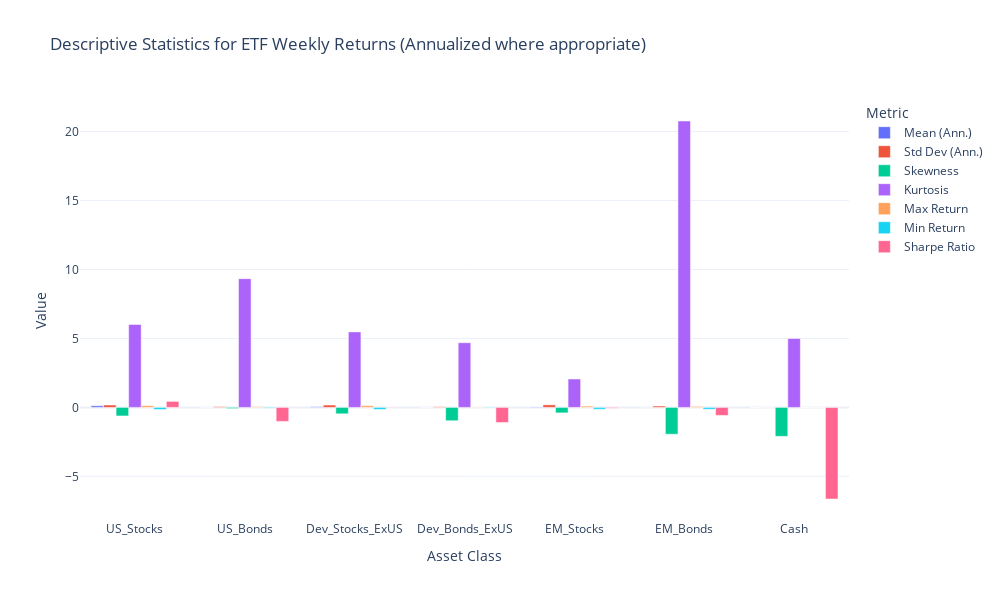

Write notebook code for a chart like this one.
### Markdown cell above
### Cumulative Returns Charts: Interpretation & Portfolio Relevance

---

#### **1. Cumulative Simple Returns Chart**

- **What it shows:**  
    This interactive line chart visualizes the growth of $100 invested in each ETF over the past 10 years, using simple (percentage) weekly returns.
- **Interpretation:**  
    - **Steeper lines** indicate higher total returns over the period.
    - **Flatter or declining lines** reflect lower or negative performance.
    - **Comparing assets:** You can visually assess which asset classes outperformed or underperformed.
- **Portfolio Relevance:**  
    - Helps identify long-term winners and laggards.
    - Informs initial asset selection and allocation by highlighting historical growth trends.

---

#### **2. Cumulative Log Returns Chart**

- **What it shows:**  
    This chart displays the cumulative log returns for each ETF, again starting from a normalized base of 100.
- **Interpretation:**  
    - **Log returns** are additive over time and better suited for statistical modeling and risk analysis.
    - The shape and spread of the lines provide insight into compounding effects and volatility.
- **Portfolio Relevance:**  
    - Useful for risk modeling and optimization, as log returns are often assumed in quantitative finance.
    - Highlights the impact of volatility and compounding on long-term wealth.

---

### **Summary & Connection to Portfolio Creation**

- **Both charts** provide a visual foundation for understanding the historical performance and risk characteristics of each asset.
- **Cumulative simple returns** guide intuition about absolute growth, while **cumulative log returns** support quantitative modeling.
- These insights are critical for:
    - **Asset selection:** Choosing which ETFs to include.
    - **Weighting decisions:** Allocating more to consistently strong performers or diversifying to manage risk.
    - **Risk assessment:** Understanding drawdowns and volatility before optimization.
- **In the portfolio creation process,** these charts ensure that allocation decisions are data-driven, balancing return potential with risk exposure.

### Code cell
# Descriptive statistics for ETF weekly return series
assets =  data.columns

desc_stats = pd.DataFrame(index=assets)

# Mean (expected return, annualized)
desc_stats['Mean (Ann.)'] = simple_returns.mean() * 52

# Standard deviation (volatility, annualized)
desc_stats['Std Dev (Ann.)'] = simple_returns.std() * np.sqrt(52)

# Skewness (asymmetry)
desc_stats['Skewness'] = simple_returns.skew()

# Kurtosis (fat tails)
desc_stats['Kurtosis'] = simple_returns.kurtosis()

# Max/min weekly returns
desc_stats['Max Return'] = simple_returns.max()
desc_stats['Min Return'] = simple_returns.min()

# Sharpe Ratio (annualized)
desc_stats['Sharpe Ratio'] = (simple_returns.mean() * 52 - risk_free_rate) / (simple_returns.std() * np.sqrt(52))

print("Descriptive Statistics for ETF Weekly Returns (Annualized where appropriate):")
display(desc_stats.round(4))

# Select relevant columns for visualization
stats_plot = desc_stats[['Mean (Ann.)', 'Std Dev (Ann.)', 'Skewness', 'Kurtosis', 'Max Return', 'Min Return', 'Sharpe Ratio']]

# Prepare data for plotly
bar_traces = []
for metric in stats_plot.columns:
    bar_traces.append(
        go.Bar(
            x=stats_plot.index,
            y=stats_plot[metric],
            name=metric
        )
    )

fig = go.Figure(data=bar_traces)
fig.update_layout(
    barmode='group',
    title='Descriptive Statistics for ETF Weekly Returns (Annualized where appropriate)',
    xaxis_title='Asset Class',
    yaxis_title='Value',
    legend_title='Metric',
    template='plotly_white',
    width=1000,
    height=600
)
pyo.iplot(fig)

### Figure 1 — Plotly figure (JSON) as saved in the notebook; plotly's stock layout.template omitted (floating-point values rounded to 4 significant figures)
{"data": [{"name": "Mean (Ann.)", "type": "bar", "x": ["US_Stocks", "US_Bonds", "Dev_Stocks_ExUS", "Dev_Bonds_ExUS", "EM_Stocks", "EM_Bonds", "Cash"], "y": [0.1201, -0.008607, 0.04765, -0.004496, 0.03339, -0.01391, 0.0002186]}, {"name": "Std Dev (Ann.)", "type": "bar", "x": ["US_Stocks", "US_Bonds", "Dev_Stocks_ExUS", "Dev_Bonds_ExUS", "EM_Stocks", "EM_Bonds", "Cash"], "y": [0.1738, 0.05187, 0.1721, 0.04439, 0.1863, 0.09986, 0.006608]}, {"name": "Skewness", "type": "bar", "x": ["US_Stocks", "US_Bonds", "Dev_Stocks_ExUS", "Dev_Bonds_ExUS", "EM_Stocks", "EM_Bonds", "Cash"], "y": [-0.6203, -0.08283, -0.4638, -0.967, -0.3965, -1.944, -2.099]}, {"name": "Kurtosis", "type": "bar", "x": ["US_Stocks", "US_Bonds", "Dev_Stocks_ExUS", "Dev_Bonds_ExUS", "EM_Stocks", "EM_Bonds", "Cash"], "y": [6.016, 9.333, 5.476, 4.692, 2.059, 20.76, 4.993]}, {"name": "Max Return", "type": "bar", "x": ["US_Stocks", "US_Bonds", "Dev_Stocks_ExUS", "Dev_Bonds_ExUS", "EM_Stocks", "EM_Bonds", "Cash"], "y": [0.1213, 0.05035, 0.1216, 0.02043, 0.09398, 0.07092, 0.001529]}, {"name": "Min Return", "type": "bar", "x": ["US_Stocks", "US_Bonds", "Dev_Stocks_ExUS", "Dev_Bonds_ExUS", "EM_Stocks", "EM_Bonds", "Cash"], "y": [-0.149, -0.05091, -0.144, -0.03554, -0.1331, -0.1322, -0.003594]}, {"name": "Sharpe Ratio", "type": "bar", "x": ["US_Stocks", "US_Bonds", "Dev_Stocks_ExUS", "Dev_Bonds_ExUS", "EM_Stocks", "EM_Bonds", "Cash"], "y": [0.4375, -1.016, 0.02061, -1.095, -0.05747, -0.5809, -6.641]}], "layout": {"barmode": "group", "height": 600, "legend": {"title": {"text": "Metric"}}, "title": {"text": "Descriptive Statistics for ETF Weekly Returns (Annualized where appropriate)"}, "width": 1000, "xaxis": {"title": {"text": "Asset Class"}}, "yaxis": {"title": {"text": "Value"}}}}
